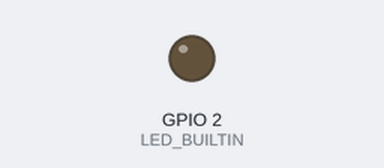
This sketch was run on a simulated ESP32. Parts: output pins drawn as LEDs (lit = HIGH). WiFi joins after 1.5 s; servers stay silent unless stated.

Above: at 0.3 s.
At 1.6 s:
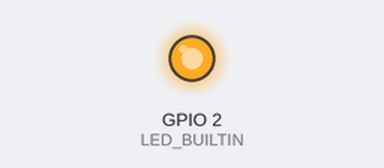
Timing chart, 0 to 3.1 s (numbered marks = the images above):
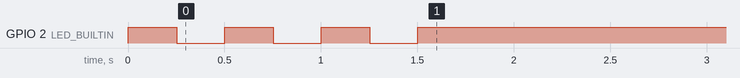

The sketch:

OTA.ino
```cpp
#include <WiFi.h>
#include <ArduinoOTA.h>
#include "secrets.h"

#define LED_BUILTIN 2

void setup() {
  pinMode(LED_BUILTIN, OUTPUT);

  // Begin Wi-Fi connection using secrets
  WiFi.begin(WIFI_SSID, WIFI_PASSWORD);

  int attempts = 0;
  // Try connecting for 20 seconds (40 iterations * 500ms)
  while (WiFi.status() != WL_CONNECTED && attempts < 40) {
    digitalWrite(LED_BUILTIN, HIGH);
    delay(250);
    digitalWrite(LED_BUILTIN, LOW);
    delay(250);
    attempts++;
  }

  // Check if connection succeeded
  if (WiFi.status() == WL_CONNECTED) {
    digitalWrite(LED_BUILTIN, HIGH); // Solid ON = Connected successfully
  } else {
    // Fast blink loop = Connection failed / Timed out
    while (true) {
      digitalWrite(LED_BUILTIN, HIGH);
      delay(100);
      digitalWrite(LED_BUILTIN, LOW);
      delay(100);
    }
  }

  // Configure OTA parameters
  ArduinoOTA.setHostname("esp32-device");
  ArduinoOTA.setPassword(OTA_PASSWORD);

  ArduinoOTA.begin();
}

void loop() {
  // Must be called continuously to listen for wireless updates
  ArduinoOTA.handle();
}
```

secrets.h
```cpp
#ifndef SECRETS_H
#define SECRETS_H

#define WIFI_SSID "DBANK_WIFI"
#define WIFI_PASSWORD "D@@nn33ll1234"
#define OTA_PASSWORD "D@@nn33ll1234"
#define LED_BUILTIN 2

#endif
```
